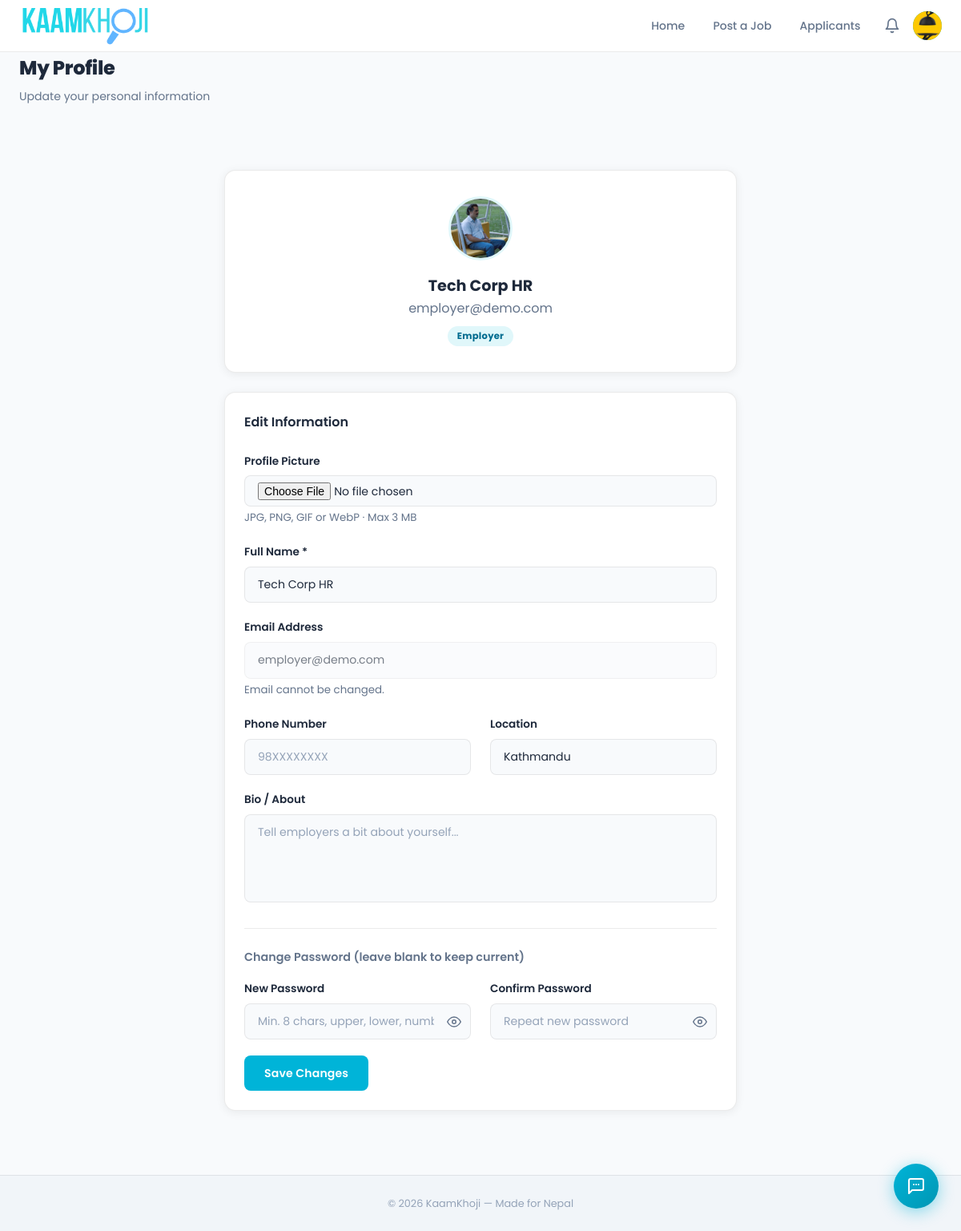
Screenshot of /pages/profile.php (signed in) with the database file from the repository.
### tables this page shows
CREATE TABLE IF NOT EXISTS users (
    id          INT AUTO_INCREMENT PRIMARY KEY,
    name        VARCHAR(100) NOT NULL,
    email       VARCHAR(150) NOT NULL UNIQUE,
    password    VARCHAR(255) NOT NULL,            
    role        ENUM('seeker','employer','admin') NOT NULL DEFAULT 'seeker',
    phone       VARCHAR(20),
    location    VARCHAR(100),
    bio         TEXT,
    created_at  TIMESTAMP DEFAULT CURRENT_TIMESTAMP
);

### includes/auth.php (called while the page is built, shortened)
<?php
function getUserId(): ?int {
    return $_SESSION['user_id'] ?? null;
}

### pages/profile.php (the view, shortened to what this page needs)
<?php
require_once '../includes/auth.php';
$pdo    = getPDO();
$userId = getUserId();
$stmt = $pdo->prepare("SELECT * FROM users WHERE id = ?");
$stmt->execute([$userId]);
$user = $stmt->fetch();
function getUserProfilePic(int $uid, string $base): ?string
{
    foreach (['jpg', 'jpeg', 'png', 'gif', 'webp'] as $ext) {
        $rel = 'uploads/avatars/' . $uid . '.' . $ext;
        if (file_exists($base . '/' . $rel)) return $rel;
    }
    return null;
}
$uploadBase = dirname(__DIR__);
$existingPic = getUserProfilePic($userId, $uploadBase);
require_once '../includes/header.php';
?>
<div class="page-header">
    <div class="container">
        <h1>My Profile</h1>
        <p>Update your personal information</p>
    </div>
</div>
<div class="container section">
    <div style="max-width:640px; margin:0 auto;">
        <div class="card mb-3" style="text-align:center; padding:2rem;">
            <?php if ($existingPic): ?>
                <?php $picMtime = @filemtime($uploadBase . '/' . $existingPic) ?: time(); ?>
                <img src="<?= BASE_URL ?>/<?= htmlspecialchars($existingPic) ?>?v=<?= $picMtime ?>" alt="Profile"
                    style="width:80px;height:80px;border-radius:50%;object-fit:cover;margin:0 auto 1rem;border:3px solid #e0f7fa;display:block;">
            <?php else: ?>
                <div style="width:80px;height:80px;border-radius:50%;background:#00b4d8;display:flex;align-items:center;justify-content:center;font-size:1.8rem;font-weight:700;color:#fff;margin:0 auto 1rem;">
                    <?= strtoupper(mb_substr($user['name'], 0, 1)) ?>
                </div>
            <?php endif; ?>
            <h2 style="font-size:1.2rem; font-weight:700;"><?= htmlspecialchars($user['name']) ?></h2>
            <p class="text-muted"><?= htmlspecialchars($user['email']) ?></p>
            <span class="status-badge <?= $user['role'] === 'employer' ? 'status-accepted' : ($user['role'] === 'admin' ? 'status-reviewed' : 'status-pending') ?>" style="margin-top:0.5rem; display:inline-block;">
                <?= ucfirst($user['role']) ?>
            </span>
        </div>
        <div class="card">
            <h3 style="font-size:1rem; font-weight:600; margin-bottom:1.5rem;">Edit Information</h3>
            <form method="POST" action="<?= BASE_URL ?>/pages/profile.php" data-validate enctype="multipart/form-data">
                <div class="form-group">
                    <label class="form-label" for="profile_pic">Profile Picture</label>
                    <input type="file" id="profile_pic" name="profile_pic"
                        accept="image/jpeg,image/png,image/gif,image/webp"
                        class="form-control"
                        style="padding:0.45rem 1rem;">
                    <small class="text-muted">JPG, PNG, GIF or WebP · Max 3 MB</small>
                </div>
                <div class="form-group">
                    <label class="form-label" for="name">Full Name *</label>
                    <input type="text" id="name" name="name"
                        class="form-control"
                        value="<?= htmlspecialchars($user['name']) ?>"
                        required>
                </div>
                <div class="form-group">
                    <label class="form-label">Email Address</label>
                    <input type="email" class="form-control" value="<?= htmlspecialchars($user['email']) ?>" disabled
                        style="opacity:0.6; cursor:not-allowed;">
                    <small class="text-muted">Email cannot be changed.</small>
                </div>
                <div class="grid-2">
                    <div class="form-group">
                        <label class="form-label" for="phone">Phone Number</label>
                        <input type="tel" id="phone" name="phone"
                            class="form-control"
                            placeholder="98XXXXXXXX"
                            maxlength="10"
                            pattern="[0-9]{10}"
                            inputmode="numeric"
                            value="<?= htmlspecialchars($user['phone'] ?? '') ?>">
                    </div>
                    <div class="form-group">
                        <label class="form-label" for="location">Location</label>
                        <input type="text" id="location" name="location"
                            class="form-control"
                            placeholder="e.g. Kathmandu"
                            value="<?= htmlspecialchars($user['location'] ?? '') ?>">
                    </div>
                </div>
                <div class="form-group">
                    <label class="form-label" for="bio">Bio / About</label>
                    <textarea id="bio" name="bio"
                        class="form-control"
                        rows="3"
                        style="resize:none;"
                        placeholder="Tell employers a bit about yourself..."><?= htmlspecialchars($user['bio'] ?? '') ?></textarea>
                </div>
                <hr style="border:none; border-top:1px solid var(--border); margin:1.5rem 0;">
                <h4 style="font-size:0.9rem; font-weight:600; margin-bottom:1rem; color:var(--text-muted);">
                    Change Password (leave blank to keep current)
                </h4>
                <div class="grid-2">
                    <div class="form-group">
                        <label class="form-label" for="password">New Password</label>
                        <div class="password-wrap">
                            <input type="password" id="password" name="password"
                                class="form-control"
                                placeholder="Min. 8 chars, upper, lower, number, special">
                            <button type="button" class="pw-toggle" aria-label="Show/hide password" tabindex="-1" onclick="togglePw('password',this)">
                                <svg class="eye-show" xmlns="http://www.w3.org/2000/svg" width="18" height="18" viewBox="0 0 24 24" fill="none" stroke="currentColor" stroke-width="2" stroke-linecap="round" stroke-linejoin="round">
                                    <path d="M1 12s4-8 11-8 11 8 11 8-4 8-11 8-11-8-11-8z" />
                                    <circle cx="12" cy="12" r="3" />
                                </svg>
                            </button>
                        </div>
                    </div>
                    <div class="form-group">
                        <label class="form-label" for="confirm_password">Confirm Password</label>
                        <div class="password-wrap">
                            <input type="password" id="confirm_password" name="confirm_password"
                                class="form-control"
                                placeholder="Repeat new password">
                            <button type="button" class="pw-toggle" aria-label="Show/hide password" tabindex="-1" onclick="togglePw('confirm_password',this)">
                                <svg class="eye-show" xmlns="http://www.w3.org/2000/svg" width="18" height="18" viewBox="0 0 24 24" fill="none" stroke="currentColor" stroke-width="2" stroke-linecap="round" stroke-linejoin="round">
                                    <path d="M1 12s4-8 11-8 11 8 11 8-4 8-11 8-11-8-11-8z" />
                                    <circle cx="12" cy="12" r="3" />
                                </svg>
                            </button>
                        </div>
                    </div>
                </div>
                <button type="submit" class="btn btn-primary">Save Changes</button>
            </form>
        </div>
    </div>
</div>
<?php require_once '../includes/footer.php'; ?>

### css/profile.css (style rules this page uses)
:root { --primary: #00b4d8; --primary-dark: #0096b3; --primary-light: rgba(0, 180, 216, 0.12); --accent: #38c9e8; --success: #10b981; --warning: #f59e0b; --error: #ef4444; --info: #60a5fa; --bg: #f8fafc; --bg-2: #f1f5f9; --bg-card: #ffffff; --bg-card-solid: #ffffff; --bg-nav: rgba(255, 255, 255, 0.92); --text: #1e293b; --text-muted: #64748b; --text-light: #94a3b8; --border: rgba(0, 0, 0, 0.08); --border-glow: rgba(0, 180, 216, 0.45); --shadow: rgba(0, 0, 0, 0.07); --shadow-md: rgba(0, 0, 0, 0.13); --shadow-cyan: 0 0 40px rgba(0, 180, 216, 0.18); --gradient: #00b4d8; --gradient-text: linear-gradient(135deg, #00b4d8 0%, #0077a8 100%); --gradient-gold: linear-gradient(135deg, #00b4d8 0%, #0096b3 100%); --hero-bg: #f8fafc; --hero-gradient: linear-gradient( 135deg, #e0f7fa 0%, #f0fdff 50%, #f8fafc 100% ); --radius: 14px; --radius-sm: 8px; --radius-lg: 24px; --radius-xl: 40px; --transition: 0.25s ease; }
[data-theme="light"] { --border-glow: rgba(0, 180, 216, 0.4); --shadow-cyan: 0 0 30px rgba(0, 180, 216, 0.12); --primary-light: rgba(0, 180, 216, 0.1); }
*, *::before, *::after { box-sizing: border-box; margin: 0; padding: 0; }
html { scroll-behavior: smooth; }
body { font-family: "Satoshi", "Poppins", sans-serif; background: var(--bg); color: var(--text); line-height: 1.65; transition: background var(--transition), color var(--transition); min-height: 100vh; display: flex; flex-direction: column; -webkit-font-smoothing: antialiased; }
img { max-width: 100%; }
.btn { display: inline-flex; align-items: center; justify-content: center; gap: 0.4rem; padding: 0.65rem 1.5rem; border-radius: var(--radius-sm); font-family: "Satoshi", "Poppins", sans-serif; font-size: 0.88rem; font-weight: 600; cursor: pointer; border: 1.5px solid transparent; transition: all var(--transition); text-decoration: none; white-space: nowrap; letter-spacing: 0.01em; }
.btn-primary { background: #00b4d8; color: #fff; border-color: transparent; }
.container { max-width: 1200px; margin: 0 auto; padding: 0 1.5rem; }
.section { padding: 5rem 1.5rem; }
.card { background: var(--bg-card); border: 1px solid var(--border); border-radius: var(--radius); padding: 1.5rem; transition: all var(--transition); }
[data-theme="light"] .card { background: #fff; box-shadow: 0 2px 12px var(--shadow); }
.grid-2 { display: grid; grid-template-columns: repeat(2, 1fr); gap: 1.5rem; }
.form-group { margin-bottom: 1.25rem; }
.form-label { display: block; font-size: 0.85rem; font-weight: 600; color: var(--text); margin-bottom: 0.4rem; }
.form-control { width: 100%; padding: 0.7rem 1rem; background: rgba(255, 255, 255, 0.04); border: 1.5px solid var(--border); border-radius: var(--radius-sm); color: var(--text); font-family: "Satoshi", "Poppins", sans-serif; font-size: 0.88rem; transition: border-color var(--transition), box-shadow var(--transition); outline: none; }
[data-theme="light"] .form-control { background: var(--bg); }
.form-control::placeholder { color: var(--text-light); }
textarea.form-control { resize: vertical; min-height: 110px; }
.page-header h1 { font-size: 1.5rem; font-weight: 800; letter-spacing: -0.3px; }
.page-header p { color: var(--text-muted); font-size: 0.88rem; margin-top: 0.25rem; }
.status-badge { padding: 0.2rem 0.7rem; border-radius: 50px; font-size: 0.72rem; font-weight: 700; display: inline-block; letter-spacing: 0.3px; }
.status-pending, .status-reviewed, .status-accepted, .status-active { background: rgba(0, 180, 216, 0.15); color: #0096b3; }
[data-theme="light"] .status-pending, [data-theme="light"] .status-reviewed, [data-theme="light"] .status-accepted, [data-theme="light"] .status-active { background: #e0f7fa; color: #006b8f; }
.text-muted { color: var(--text-muted); }
.mb-3 { margin-bottom: 1.5rem; }
:root { --navbar-height: 64px; --radius-full: 9999px; }

### pages/profile.php (style rules this page uses)
.password-wrap { position: relative; display: flex; align-items: center; }
.password-wrap .form-control { padding-right: 2.8rem; }
.pw-toggle { position: absolute; right: 0.75rem; background: none; border: none; cursor: pointer; color: var(--text-muted); padding: 0; display: flex; align-items: center; transition: color 0.2s; }

### rows the page displays
users: name "Tech Corp HR", email "employer@demo.com", role "Employer", location "Kathmandu"
